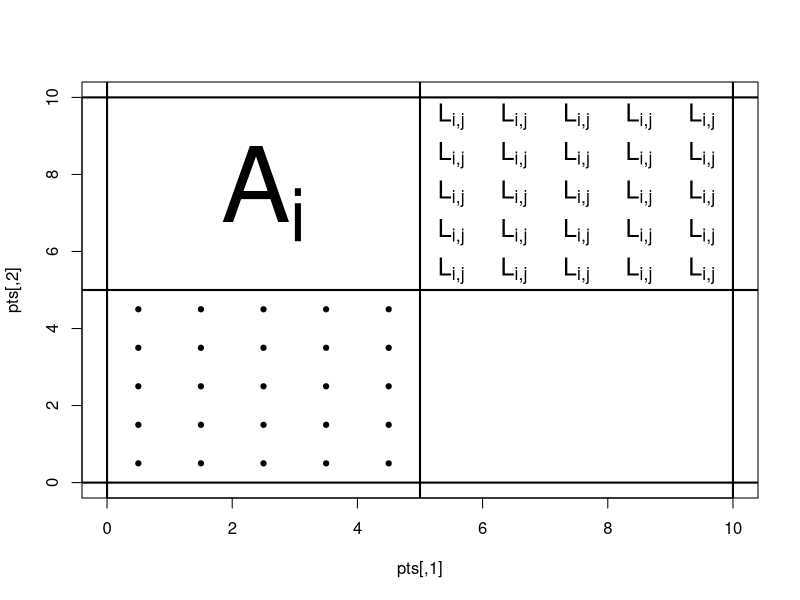

Here is the R script that generated this plot:
# Dimensions of the Aerial grid
nbw <- 2 # N blocks wide
nbh <- 2 # N blocks tall
# Dimensions of the Sub-grid
spw <- 5 # N points wide
sph <- 5 # N points tall


pts = cbind(rep(1:spw,sph)-.5,rep(1:sph,each=spw)-.5)
plot(pts,pch=19,cex=.7, xlim = c(0, nbw*spw), ylim = c(0, nbh*sph))
abline(h=((0:nbh)*sph),v=((0:nbw)*spw), lwd = 2)
text(spw/2, sph*(nbh - .5), expression("A"[i]), cex = spw*sph/(nbw*nbh))
text(rep(1:spw,sph)-.5+spw, rep(1:sph,each=spw)-.5+sph, expression("L"["i,j"]), cex = 1.5)
